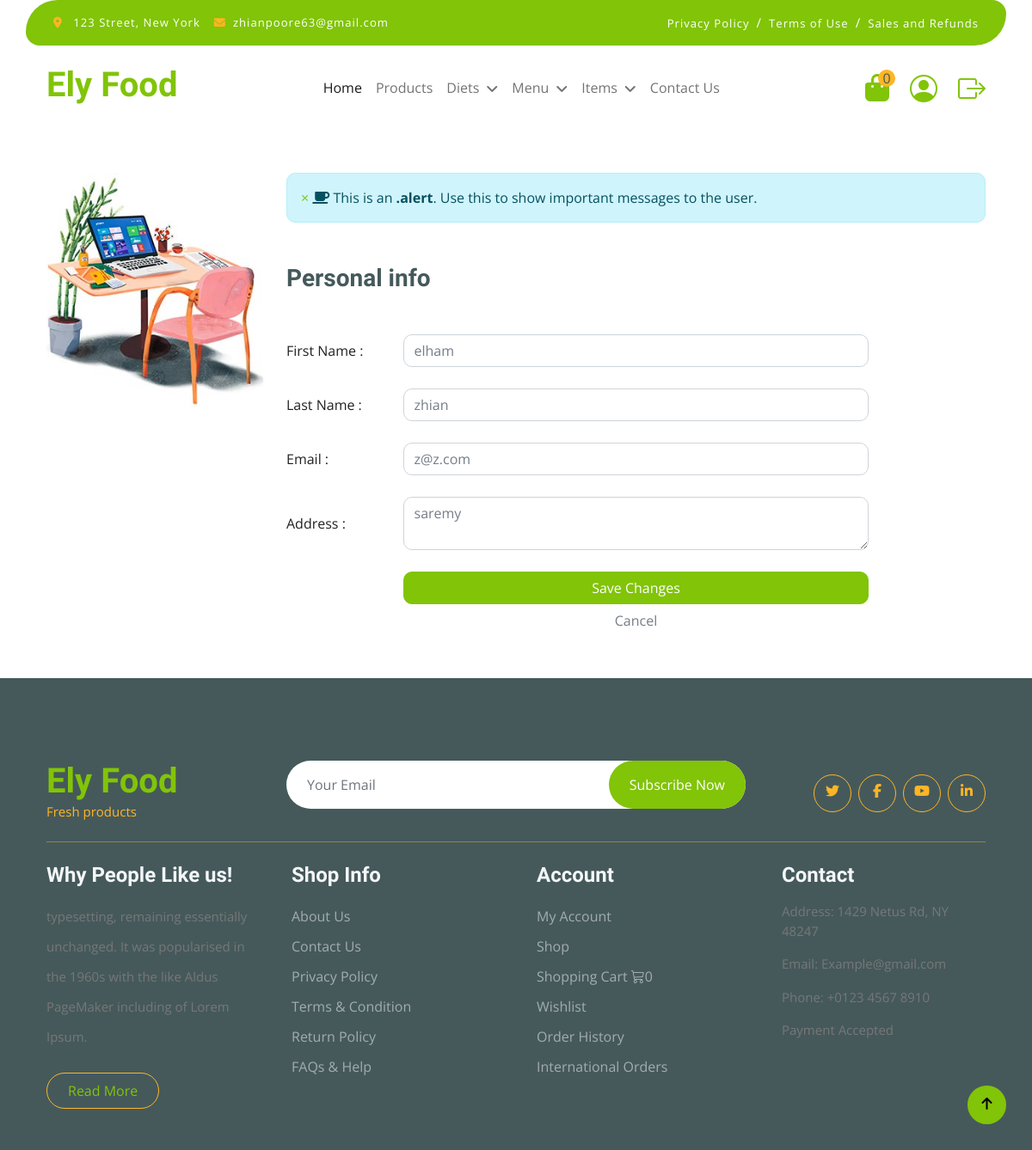
Page /accounts/profile/update/ (signed in) on the committed database.
### accounts/models.py (models this page shows, shortened)
class User(AbstractBaseUser, PermissionsMixin):
    phone_number = models.CharField(max_length=11, unique=True)
    email = models.EmailField(max_length=255,unique=True)
    first_name = models.CharField(max_length=255, null=True,blank=True)
    last_name = models.CharField(max_length=255, null=True,blank=True)
    address = models.TextField(null=True,blank=True)
    is_active = models.BooleanField(default=True)
    is_admin = models.BooleanField(default=False)
    objects = UserManager()
    USERNAME_FIELD = 'phone_number'
    REQUIRED_FIELDS = ['email']

### accounts/views.py (the view, shortened to what this page needs)
# urls.py: path('profile/update/',views.ProfileEditView.as_view(), name='profile_update'),
class ProfileEditView(View,LoginRequiredMixin):
    form_class = UserUpdateForm
    template_name = 'accounts/edit_profile.html'
    def get(self,request):
        ctx = {
            'form': self.form_class(instance=request.user)
        }
        return render(request, self.template_name, ctx)

### accounts/forms.py
class UserUpdateForm(forms.ModelForm):
        class Meta:
            model = User
            fields = ('first_name','last_name','email','address')

### cart/cart.py (called while the page is built)
    def __len__(self):
        return sum(1 for item in self.cart.values())

    def __len__(self):
        return sum(1 for item in self.variant_cart.values())

### cart/context_processors.py (called while the page is built)
def cart_context_processor(request):
    return {
        'cart_len': Cart(request).__len__() + VariantCart(request).__len__()
    }

### home/context_processors.py (called while the page is built)
def main_menu_cp(request):
    return {
        'main_menu': MainMenu.objects.filter(available=True)
    }

def menu_item_cp(request):
    return {
        'menu_item': MenuItem.objects.filter(available=True)
    }

def diet_category_cp(request):
    return {
        'diet_cat': DietCategory.objects.filter(available=True)
    }

### accounts/templates/accounts/edit_profile.html (shortened to what this page needs)
{% extends 'base.html' %}
{% load static %}
{% block css %}
    <link rel="stylesheet" href="{% static 'accounts/css/accounts.css' %}">
    <link rel="stylesheet" href="{% static 'css/bootstrap.min.css' %}">
{% endblock %}
{% block content %}
    <div class="container">
        <div class="row">
            <div class="col-md-3 mt-5">
                <div class="">
                    <img src="{% static 'image/signup-image.jpg' %}"
                         class="avatar img-circle" alt="avatar">
                </div>
            </div>
            <div class="col-md-9 personal-info mt-5">
                <div class="alert alert-info alert-dismissable">
                    <a class="panel-close close" data-dismiss="alert">×</a>
                    <i class="fa fa-coffee"></i>
                    This is an <strong>.alert</strong>. Use this to show important messages to the user.
                </div>
                <h3 class="mt-5 ">Personal info</h3>
                <form class="form-horizontal mt-5" role="form" action="" method="post" novalidate >
                    <div class="form-group d-flex justify-content-evenly">
                        <label class="col-md-3 control-label " for="id_first_name">First Name :</label>
                        <div class="col-md-8">
                            <input type="text" name="first_name" class="form-control "  id="id_first_name" value="{{ request.user.first_name }}">
                        </div>
                    </div>
                     <div class="form-group d-flex justify-content-evenly">
                        <label class="col-md-3 control-label" for="id_last_name">Last Name :</label>
                        <div class="col-md-8">
                            <input type="text" name="last_name" class="form-control "  id="id_last_name" value="{{ request.user.last_name }}">
                        </div>
                    </div>
                    <div class="form-group d-flex justify-content-evenly" >
                        <label class="col-lg-3 control-label" id="id_email">Email :</label>
                        <div class="col-lg-8">
                            <input type="email" name="email" class="form-control "  required id="id_email" value="{{ request.user.email }}">
                        </div>
                    </div>
                    <div class="form-group d-flex justify-content-evenly">
                        <label class="col-md-3 control-label" for="id_address">Address :</label>
                        <div class="col-md-8">
                            <textarea name="address" class="form-control "  cols="10" rows="2" id="id_address" >{{ request.user.address }}</textarea>
                        </div>
                    </div>
                    <div class="form-group d-flex justify-content-evenly">
                        <div class="col-md-8">
                            <input type="submit" class="btn btn-primary text-white" value="Save Changes">
                            <input type="reset" class="btn btn-default" value="Cancel">
                        </div>
                    </div>
                </form>
            </div>
        </div>
    </div>
{% endblock %}

### accounts/static/accounts/css/accounts.css (style rules this page uses)
input, select, textarea { outline: none; appearance: unset !important; -moz-appearance: unset !important; -webkit-appearance: unset !important; -o-appearance: unset !important; -ms-appearance: unset !important; }
img { max-width: 100%; height: auto; }
body { font-size: 13px; line-height: 1.8; color: #222; background: #f8f8f8; font-weight: 400; font-family: Poppins; }
.form-group { position: relative; margin-bottom: 25px; overflow: hidden; }
.form-group:last-child { margin-bottom: 0px; }
input { width: 100%; display: block; border: none; border-bottom: 1px solid #999; padding: 6px 30px; font-family: Poppins; box-sizing: border-box; }
label { position: absolute; left: 0; top: 50%; transform: translateY(-50%); -moz-transform: translateY(-50%); -webkit-transform: translateY(-50%); -o-transform: translateY(-50%); -ms-transform: translateY(-50%); color: #222; }

### static/css/style.css (style rules this page uses)
.btn { font-weight: 600; transition: .5s; }

### rows in the picture
User: first_name "elham", last_name "zhian", email "z@z.com", address "saremy"

### other values in the picture
{{ cart_len }} "0"
